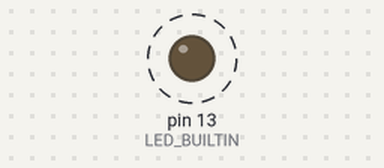
Bench run of a sketch on a simulated Arduino Uno, built with avr-gcc and run on an emulated ATmega328P. Shown: output pins drawn as LEDs (lit = HIGH). Dashed ring = blinking.

Above: at 0.3 s.
Timing chart, 0 to 3.0 s (numbered marks = the images above):
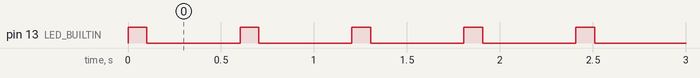

The sketch:

Led.ino
```cpp
/**
 * This is the test program for the Led library.
 *
 * @author Roland Rusch <roland@rusch.lu>
 */


#include "Led.h"

#include "Arduino.h"


// use the on board Led
const int pinLed = LED_BUILTIN;

// Initialize the Led object
Led led(pinLed);


//The setup function is called once at startup of the sketch
void setup()
{
	// Run the setup routine of the Led object
	led.setup();

	// Let the Led blink
	led.setBlinker(100, 500);
}


// The loop function is called in an endless loop
void loop()
{
	// Run the update routine of the Led object
	led.update();
}
```

Led.cpp
```cpp
/**
 * Led libaray.
 *
 * @author Roland Rusch <roland@rusch.lu>
 */


#include "Led.h"


Led::Led(uint8_t pin)
{
	this->_pin=pin;
	this->_lastRunTime=0;
	this->_interval=Led::INTERVAL;
	this->_function=Led::FN_OFF;
	this->_onMs=0;
	this->_offMs=0;
	this->_blinker=false;
};


bool Led::isPin()
{
	return this->_pin != NOT_A_PIN;
}


/**
 * Run the setup function.
 */
void Led::setup()
{
	if( !this->isPin() ) return;
	pinMode(this->_pin, OUTPUT);
	this->_digitalWrite(LOW);
	this->_function=Led::FN_OFF;
};


void Led::setOff()
{
	if( this->_digitalWrite(LOW) )
	{
		this->_function=Led::FN_OFF;
		this->_interval=Led::INTERVAL;
	}
}


void Led::setOn()
{
	if( this->_digitalWrite(HIGH) )
	{
		this->_function=Led::FN_ON;
		this->_interval=Led::INTERVAL;
	}
}


void Led::toggle()
{
	if( this->_function == Led::FN_ON) this->setOff();
	else this->setOn();
}


/**
 * Blinker-Funktion einschalten.
 * @param onMs	Dauer der EIN-Phase in ms
 * @param offMs	Dauer der AUS-Phase in ms
 */
void Led::setBlinker(unsigned long onMs /* =0 */, unsigned long offMs /* =0 */)
{
	if(onMs > 0)
	{
		//this->_blinker=false;
		this->_function=Led::FN_BLINKER;
		this->_onMs=onMs;
		if(offMs > 0) this->_offMs=offMs;
		else this->_offMs=onMs;
		return;
	}

	if( this->_digitalWrite( this->_blinker=!this->_blinker ) )
	{
		if(this->_blinker) this->_interval=this->_onMs;
		else this->_interval=this->_offMs;
	}
}


void Led::update()
{
	if( (this->_interval == 0) || (millis() - this->_lastRunTime) > this->_interval )
	{
		this->_lastRunTime=millis();

		switch(this->_function) {
			case Led::FN_OFF:
				this->setOff();
				break;

			case Led::FN_ON:
				this->setOn();
				break;

			case Led::FN_BLINKER:
				this->setBlinker();
				break;

		}
	}

};


bool Led::_digitalWrite(uint8_t val)
{
	if( !this->isPin() ) return false;
	digitalWrite(this->_pin, val);
	return true;
}
```

Led.h
```cpp
/**
 * Led libaray.
 *
 * @author Roland Rusch <roland@rusch.lu>
 * @version 0.0.1
 */


#ifndef RRUSCH_LED_H
#define RRUSCH_LED_H

#include <Arduino.h>

class Led
{

public:
	Led(uint8_t pin);
	void setup();
	void update();
	bool isPin();

	void setOn();
	void setOff();
	void toggle();


	/**
	 * Blinker-Funktion einschalten.
	 * @param onMs	Dauer der EIN-Phase in ms
	 * @param offMs	Dauer der AUS-Phase in ms
	 */
	void setBlinker(unsigned long onMs=0, unsigned long offMs=0);

	static const int FN_OFF=0;
	static const int FN_ON=1;
	static const int FN_BLINKER=2;

private:
	static const unsigned long INTERVAL = 0;
	bool _digitalWrite(uint8_t val);
	uint8_t _pin;
	unsigned long _lastRunTime;
	unsigned long _interval;
	int _function;
	unsigned long _onMs;
	unsigned long _offMs;
	bool _blinker;


};


#endif /* RRUSCH_LED_H */
```

Measured:
- by itself, pin 13 (LED_BUILTIN): alternates HIGH for 0.10 s and LOW for 0.50 s
